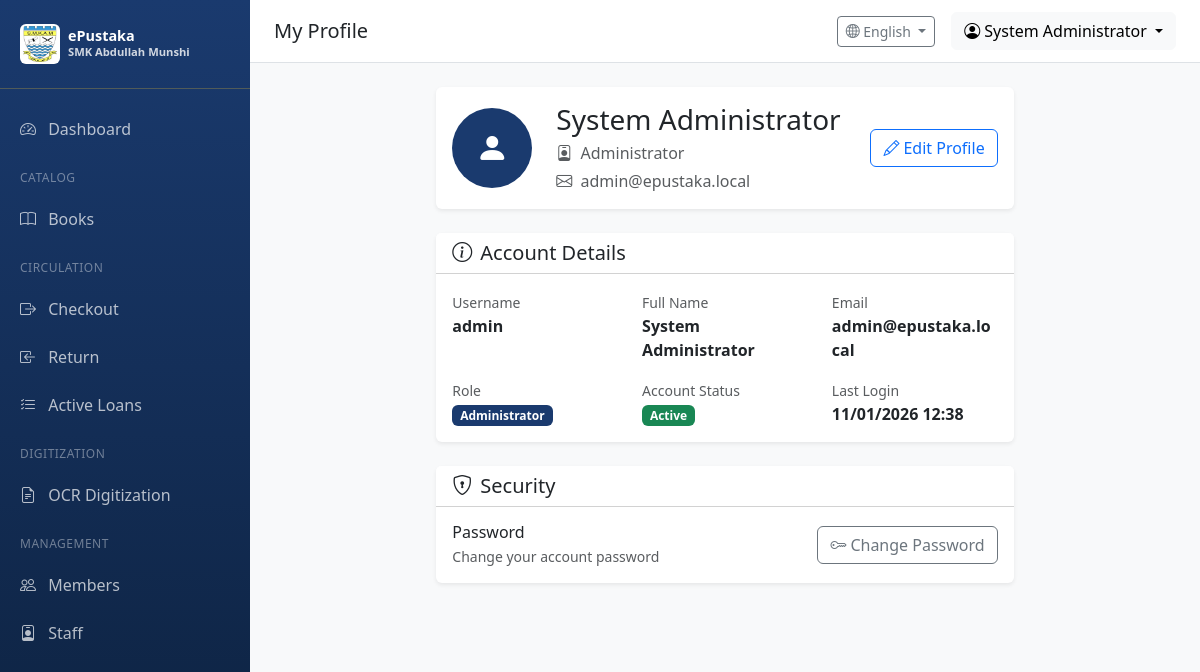
Before: /auth/profile (signed in) with the older database file.
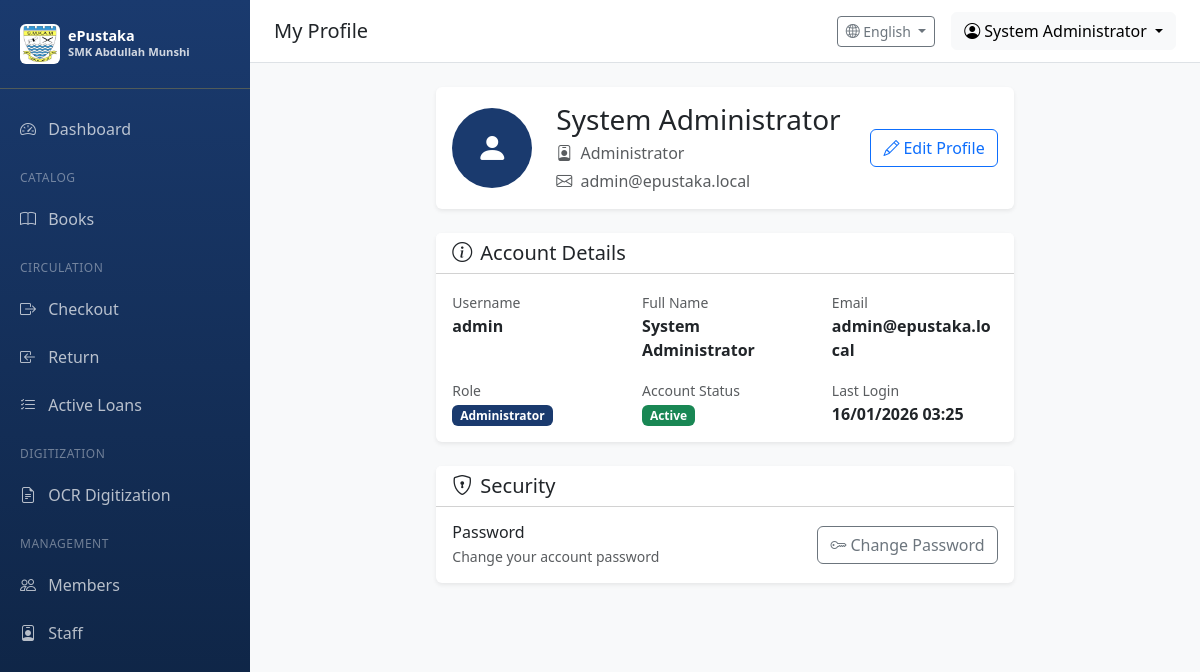
After: the same page with the newer database file.
### app/models/user.py (models this page shows, shortened)
class User(UserMixin, db.Model):
    __tablename__ = 'users'
    id = db.Column(db.Integer, primary_key=True)
    username = db.Column(db.String(64), unique=True, nullable=False, index=True)
    email = db.Column(db.String(120), unique=True, nullable=False, index=True)
    password_hash = db.Column(db.String(256), nullable=False)
    full_name = db.Column(db.String(128))
    is_active = db.Column(db.Boolean, default=True)
    role_id = db.Column(db.Integer, db.ForeignKey('roles.id'))
    created_at = db.Column(db.DateTime, default=datetime.utcnow)
    updated_at = db.Column(db.DateTime, default=datetime.utcnow, onupdate=datetime.utcnow)
    last_login = db.Column(db.DateTime)
    def can(self, perm):
        return self.role is not None and self.role.has_permission(perm)

### app/routes/auth.py (the view)
@auth_bp.route('/profile')
@login_required
def profile():
    return render_template('auth/profile.html', user=current_user)

### app/models/user.py (called while the page is built)
@login_manager.user_loader
def load_user(user_id):
    return User.query.get(int(user_id))

    def has_permission(self, perm):
        return self.permissions & perm == perm

### app/utils/i18n.py (called while the page is built)
def get_language() -> str:
    try:
        return session.get('language', DEFAULT_LANGUAGE)
    except RuntimeError:
        return DEFAULT_LANGUAGE

def get_text(key: str, lang: str = None) -> str:
    if lang is None:
        lang = get_language()
    if key in TRANSLATIONS:
        trans = TRANSLATIONS[key]
        if lang in trans:
            return trans[lang]
        elif DEFAULT_LANGUAGE in trans:
            return trans[DEFAULT_LANGUAGE]
    return key.replace('_', ' ').title()

def register_i18n(app):
    @app.context_processor
    def inject_i18n():
        return {
            't': get_text,
            'get_text': get_text,
            'current_language': get_language(),
            'languages': LANGUAGES
        }
    @app.route('/set-language/<lang_code>')
    def set_lang(lang_code):
        """Route to change language."""
        from flask import redirect, request
        set_language(lang_code)
        return redirect(request.referrer or '/')

### app/templates/auth/profile.html (shortened to what the changed rows need)
{% extends "base.html" %}
{% block page_title %}My Profile{% endblock %}
{% block content %}
<div class="container-fluid">
    <div class="row justify-content-center">
        <div class="col-lg-8">
            <div class="card border-0 shadow-sm mb-4">
                <div class="card-body">
                    <div class="row align-items-center">
                        <div class="col-auto">
                            <div class="bg-primary text-white rounded-circle d-flex align-items-center justify-content-center"
                                 style="width: 80px; height: 80px; font-size: 2rem;">
                                <i class="bi bi-person-fill"></i>
                            </div>
                        </div>
                        <div class="col">
                            <h3 class="mb-1">{{ user.full_name or user.username }}</h3>
                            <p class="text-muted mb-1">
                                <i class="bi bi-person-badge me-1"></i>
                                {{ user.role.name if user.role else 'User' }}
                            </p>
                            <p class="text-muted mb-0">
                                <i class="bi bi-envelope me-1"></i>
                                {{ user.email or 'No email set' }}
                            </p>
                        </div>
                        <div class="col-auto">
                            <a href="{{ url_for('auth.edit_profile') }}" class="btn btn-outline-primary">
                                <i class="bi bi-pencil me-1"></i>Edit Profile
                            </a>
                        </div>
                    </div>
                </div>
            </div>
            <div class="card border-0 shadow-sm mb-4">
                <div class="card-header bg-white">
                    <h5 class="mb-0"><i class="bi bi-info-circle me-2"></i>Account Details</h5>
                </div>
                <div class="card-body">
                    <div class="row mb-3">
                        <div class="col-md-4">
                            <label class="text-muted small">Username</label>
                            <p class="mb-0 fw-bold">{{ user.username }}</p>
                        </div>
                        <div class="col-md-4">
                            <label class="text-muted small">Full Name</label>
                            <p class="mb-0 fw-bold">{{ user.full_name or '-' }}</p>
                        </div>
                        <div class="col-md-4">
                            <label class="text-muted small">Email</label>
                            <p class="mb-0 fw-bold">{{ user.email or '-' }}</p>
                        </div>
                    </div>
                    <div class="row">
                        <div class="col-md-4">
                            <label class="text-muted small">Role</label>
                            <p class="mb-0">
                                <span class="badge bg-primary">{{ user.role.name if user.role else 'User' }}</span>
                            </p>
                        </div>
                        <div class="col-md-4">
                            <label class="text-muted small">Account Status</label>
                            <p class="mb-0">
                                {% if user.is_active %}
                                    <span class="badge bg-success">Active</span>
                                {% else %}
                                    <span class="badge bg-secondary">Inactive</span>
                                {% endif %}
                            </p>
                        </div>
                        <div class="col-md-4">
                            <label class="text-muted small">Last Login</label>
                            <p class="mb-0 fw-bold">
                                {{ user.last_login.strftime('%d/%m/%Y %H:%M') if user.last_login else 'Never' }}
                            </p>
                        </div>
                    </div>
                </div>
            </div>
            <div class="card border-0 shadow-sm">
                <div class="card-header bg-white">
                    <h5 class="mb-0"><i class="bi bi-shield-lock me-2"></i>Security</h5>
                </div>
                <div class="card-body">
                    <div class="d-flex justify-content-between align-items-center">
                        <div>
                            <h6 class="mb-1">Password</h6>
                            <p class="text-muted mb-0 small">Change your account password</p>
                        </div>
                        <a href="{{ url_for('auth.change_password') }}" class="btn btn-outline-secondary">
                            <i class="bi bi-key me-1"></i>Change Password
                        </a>
                    </div>
                </div>
            </div>
        </div>
    </div>
</div>
{% endblock %}

### app/templates/base.html (shortened to what the changed rows need)
<!DOCTYPE html>
<html lang="en">
<head>
    <link href="https://cdn.jsdelivr.net/npm/bootstrap@5.3.2/dist/css/bootstrap.min.css" rel="stylesheet">
    <link href="https://cdn.jsdelivr.net/npm/bootstrap-icons@1.11.1/font/bootstrap-icons.css" rel="stylesheet">
</head>
<body>
    {% if current_user.is_authenticated %}
    <nav class="sidebar">
        <div class="sidebar-brand">
            <div class="d-flex align-items-center">
                <img src="{{ url_for('static', filename='images/Lencana_Sekolah_Menengah_Kebangsaan_Abdullah_Munshi.jpg') }}"
                     alt="SMK Abdullah Munshi"
                     class="me-2 rounded"
                     style="width: 40px; height: 40px; object-fit: contain; background: white; padding: 2px;">
                <div>
                    <div style="font-size: 0.9rem; line-height: 1.2;">ePustaka</div>
                    <div style="font-size: 0.7rem; opacity: 0.8;">SMK Abdullah Munshi</div>
                </div>
            </div>
        </div>
        <ul class="nav flex-column">
            <li class="nav-item">
                <a class="nav-link {% if request.endpoint == 'main.dashboard' %}active{% endif %}" href="{{ url_for('main.dashboard') }}">
                    <i class="bi bi-speedometer2"></i> {{ t('dashboard') }}
                </a>
            </li>
            {% if current_user.can(1) or current_user.can(2) %}
            <li class="sidebar-section">{{ t('catalog') }}</li>
            <li class="nav-item">
                <a class="nav-link {% if 'catalog' in request.endpoint %}active{% endif %}" href="{{ url_for('catalog.index') }}">
                    <i class="bi bi-book"></i> {{ t('books') }}
                </a>
            </li>
            <li class="sidebar-section">{{ t('circulation') }}</li>
            <li class="nav-item">
                <a class="nav-link {% if request.endpoint == 'circulation.checkout' %}active{% endif %}" href="{{ url_for('circulation.checkout') }}">
                    <i class="bi bi-box-arrow-right"></i> {{ t('checkout') }}
                </a>
            </li>
            <li class="nav-item">
                <a class="nav-link {% if request.endpoint == 'circulation.return_book' %}active{% endif %}" href="{{ url_for('circulation.return_book') }}">
                    <i class="bi bi-box-arrow-in-left"></i> {{ t('return') }}
                </a>
            </li>
            <li class="nav-item">
                <a class="nav-link {% if request.endpoint == 'circulation.active_loans' %}active{% endif %}" href="{{ url_for('circulation.active_loans') }}">
                    <i class="bi bi-list-check"></i> {{ t('active_loans') }}
                </a>
            </li>
            {% endif %}
            {% if current_user.can(512) %}
            <li class="sidebar-section">{{ 'Digitization' if current_language == 'en' else 'Pendigitalan' }}</li>
            <li class="nav-item">
                <a class="nav-link {% if 'ocr' in request.endpoint %}active{% endif %}" href="{{ url_for('ocr.index') }}">
                    <i class="bi bi-file-earmark-text"></i> {{ t('ocr_digitization') }}
                </a>
            </li>
            {% endif %}
            {% if current_user.can(128) %}
            <li class="sidebar-section">{{ 'Management' if current_language == 'en' else 'Pengurusan' }}</li>
            <li class="nav-item">
                <a class="nav-link {% if request.endpoint == 'users.member_list' %}active{% endif %}" href="{{ url_for('users.member_list') }}">
                    <i class="bi bi-people"></i> {{ t('members') }}
                </a>
            </li>
            {% endif %}
            {% if current_user.can(256) %}
            <li class="nav-item">
                <a class="nav-link {% if request.endpoint == 'users.staff_list' %}active{% endif %}" href="{{ url_for('users.staff_list') }}">
                    <i class="bi bi-person-badge"></i> {{ t('staff') }}
                </a>
            </li>
            {% endif %}
        </ul>
    </nav>
    <div class="main-content">
        <nav class="top-navbar d-flex justify-content-between align-items-center">
            <div>
                <h5 class="mb-0">{% block page_title %}{{ t('dashboard') }}{% endblock %}</h5>
            </div>
            <div class="d-flex align-items-center gap-3">
                <div class="dropdown">
                    <button class="btn btn-outline-secondary btn-sm dropdown-toggle" type="button" data-bs-toggle="dropdown">
                        <i class="bi bi-globe2"></i> {{ languages.get(current_language, 'English') }}
                    </button>
                </div>
                <div class="dropdown">
                    <button class="btn btn-light dropdown-toggle" type="button" data-bs-toggle="dropdown">
                        <i class="bi bi-person-circle"></i> {{ current_user.full_name or current_user.username }}
                    </button>
                </div>
            </div>
        </nav>
        <div class="content-wrapper">
            {% block content %}{% endblock %}
        </div>
    </div>
    {% else %}
    {% block public_content %}{% endblock %}
    {% endif %}
</body>
</html>

Changed rows visible on the page:
changed User "System Administrator": last_login "11/01/2026 12:38" → "16/01/2026 03:25"
